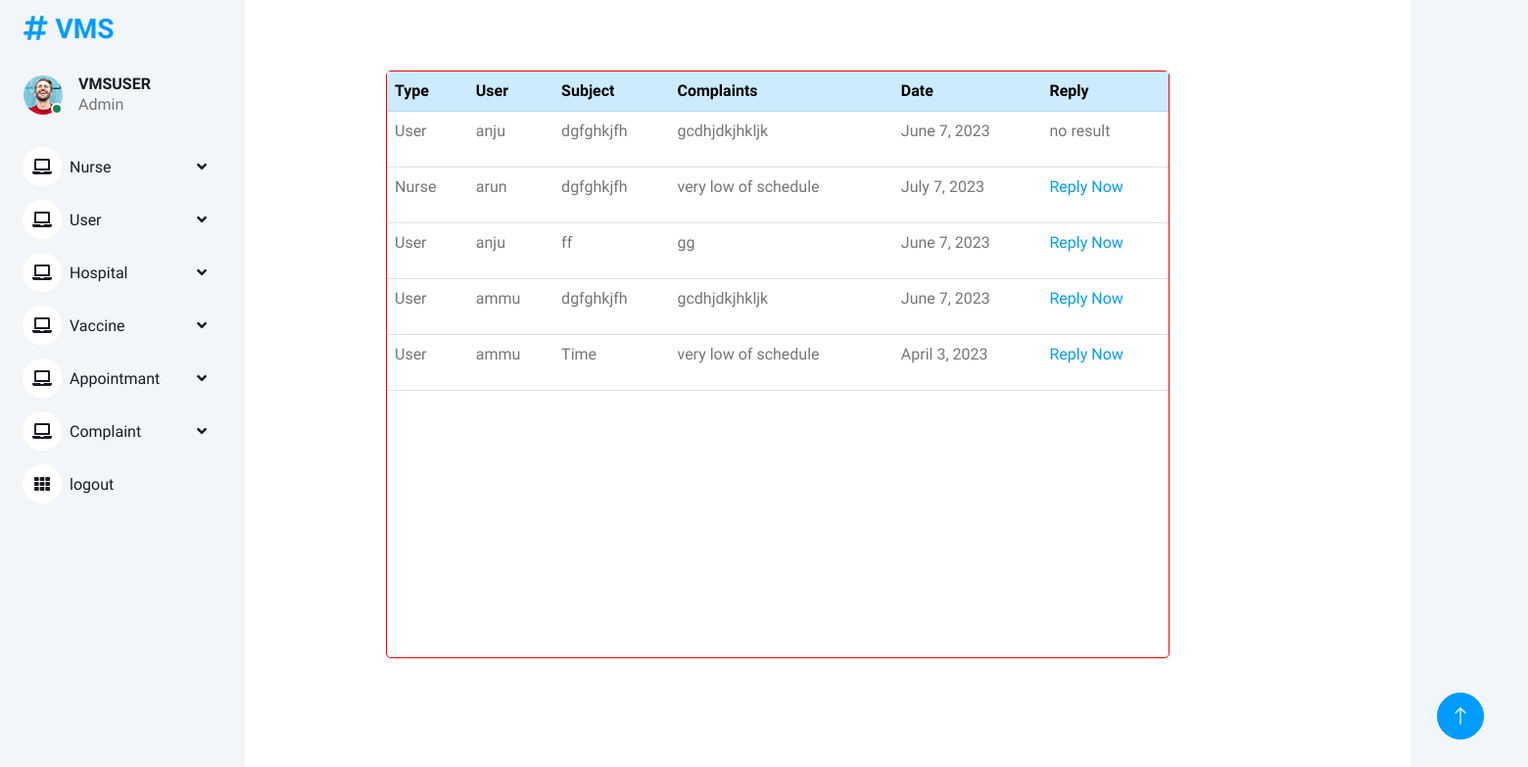
/complaint_viewall/, run on the app's committed database.
### vmsapp/models.py (models this page shows)
class Complaint(models.Model):
    type = models.ForeignKey(vaccination,on_delete=models.DO_NOTHING)
    subject =models.CharField(max_length=250)
    complaints =models.CharField(max_length=250)
    date =models.DateField()
    reply =models.CharField(max_length=250,blank=True,null=True)

class vaccination(AbstractUser):
    is_user=models.BooleanField(default=False)
    is_nurse=models.BooleanField(default=False)
    gender = models.CharField(max_length=300, null=True)
    childage= models.IntegerField(null=True,blank=True)
    childname= models.CharField(max_length=250)
    address= models.CharField(max_length=2000,null=True)
    name= models.CharField(max_length=250,null=True)
    hospital= models.CharField(max_length=2000,null=True)

### vmsapp/admin_views.py (the view)
# urls.py: path('complaint_viewall/',admin_views.complaint_viewall,name='complaint_viewall'),
def complaint_viewall(request):
    new = Complaint.objects.all()
    return render(request,'admintemp/complaint_view.html',{'new':new})

### templates/admintemp/complaint_view.html
{% extends 'admintemp/test.html' %}
{% load crispy_forms_tags %}
{% block content %}
<div class="card mx-auto mt-5
" style="width: 800px; height:600px; border:1px solid red"  >
<table class="table">
  <tbody>
  <tr class="table-primary">
    <th>Type</th>
    <th>User</th>
    <th>Subject</th>
    <th>Complaints</th>
    <th>Date</th>
    <th>Reply</th>
  </tr>
  {% for i in new %}
    <tr>
      <td>{% if i.type.is_nurse == True %}
      <p>Nurse</p>
      {% elif i.type.is_user == True %}
      <p>User</p>
      {% endif %}
      </td>
      <td>{{i.type}}</td>
      <td>{{i.subject}}</td>
      <td>{{i.complaints}}</td>
      <td>{{i.date}}</td>
      <td>
          {% if i.reply == None %}
          <a href="{% url 'reply_complaints' i.id %}">Reply Now</a>
          {% else %}
          {{i.reply}}
          {% endif %}
      </td>
    </tr>
    {% empty %}
  <tr>
    <td colspan="7"><h3>No Results Found</h3></td>
  </tr>
  {% endfor %}
  </tbody>
</table>
</div>
{% endblock %}

### static/Admindashboard/css/style.css (style rules this page uses)
:root { --primary: #009CFF; --light: #F3F6F9; --dark: #191C24; }

### data on the page
Complaint: shows "User", type "anju", subject "dgfghkjfh", complaints "gcdhjdkjhkljk", date "June 7, 2023", reply "no result"
Complaint: shows "Nurse", type "arun", subject "dgfghkjfh", complaints "very low of schedule", date "July 7, 2023", shows "Reply Now"
Complaint: shows "User", type "anju", subject "ff", complaints "gg", date "June 7, 2023", shows "Reply Now"
Complaint: shows "User", type "ammu", subject "dgfghkjfh", complaints "gcdhjdkjhkljk", date "June 7, 2023", shows "Reply Now"
Complaint: shows "User", type "ammu", subject "Time", complaints "very low of schedule", date "April 3, 2023", shows "Reply Now"
